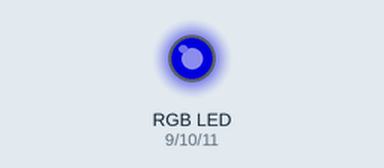
Recording of a sketch running on a simulated Arduino Uno, built with avr-gcc and run on an emulated ATmega328P. Shown: an RGB LED mixed from three pins (HIGH = lit). Dim RGB values are drawn brighter than linear; what the sketch prints to the serial monitor is not drawn.

Above: at 0.05 s.
At 5.21 s:
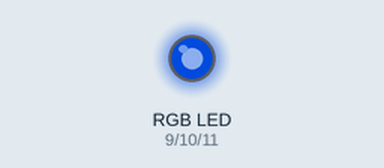
Timing chart, 0 to 5.2 s (numbered marks = the images above):
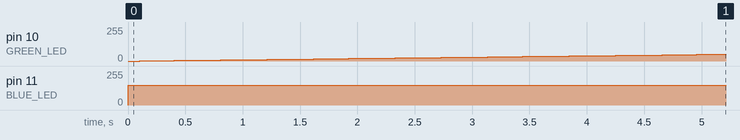

Measured:
- by itself, pin 10 (GREEN_LED): moves from 0/255 to 51/255 over 5.1 s
- by itself, pin 11 (BLUE_LED): 0/255 → 150/255 at 0.00 s

The sketch:

rgb_led.ino
```cpp
/**
  Led que va cambiando de color.
*/

const int RED_LED = 9;
const int GREEN_LED = 10;
const int BLUE_LED = 11;
int r,g,b;
void setup() {
  pinMode(RED_LED, OUTPUT);
  pinMode(GREEN_LED, OUTPUT);
  pinMode(BLUE_LED, OUTPUT);
  Serial.begin(9600);
  Serial.println("Init:");

}

void loop() {
  for(r=0; r<=150; r++){
    analogWrite(RED_LED,r);
    for(g=0; g<=150; g++){
      analogWrite(GREEN_LED,g);
      for(b=0; b<=150; b++){
        analogWrite(BLUE_LED,b);
      }delay(100);
    }delay(100);
  }delay(100);
}
```
